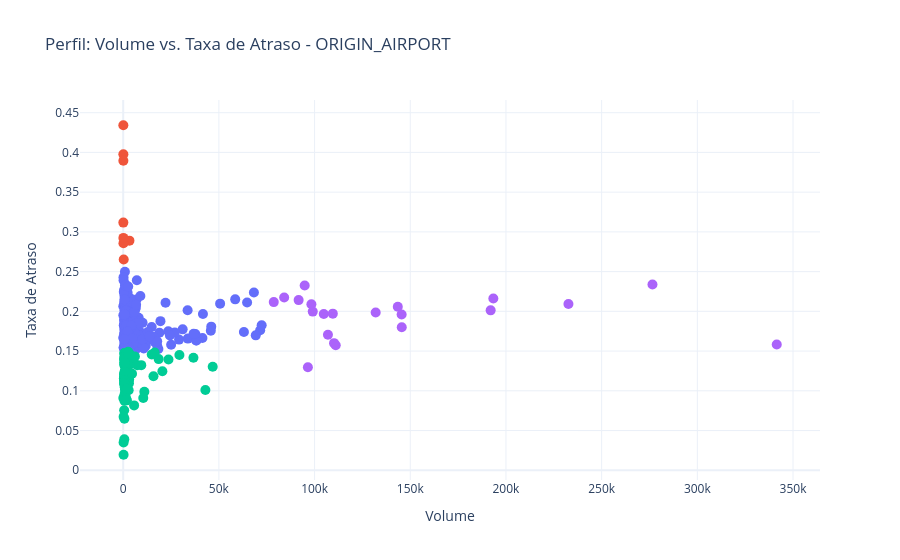

Notebook code cell kept with this figure:
### Code cell
plot_scatter(df_origin_airports_profile, 'FLIGHT_VOLUME', 'ORIGIN_AIRPORT_DELAY_RATE', 'ORIGIN_AIRPORT_PROFILE', 'ORIGIN_AIRPORT')

### Figure 1 — Plotly figure (JSON) as saved in the notebook; plotly's stock layout.template omitted (floating-point values rounded to 4 significant figures; data arrays with more than 128 entries replaced by an {"elided": "..."} marker saying what was removed)
{"data": [{"hovertemplate": "<b>%{text}</b><br>Volume: %{x}<br>Taxa de Atraso: %{y:.4f}<br><extra></extra>", "marker": {"size": 10}, "mode": "markers", "name": "0", "text": {"elided": "202 str values"}, "type": "scatter", "x": {"elided": "202 int values"}, "y": {"elided": "202 float values"}}, {"hovertemplate": "<b>%{text}</b><br>Volume: %{x}<br>Taxa de Atraso: %{y:.4f}<br><extra></extra>", "marker": {"size": 10}, "mode": "markers", "name": "3", "text": ["ADK", "ASE", "GST", "ILG", "MMH", "OTH", "PPG", "STC"], "type": "scatter", "x": [88, 3263, 76, 95, 140, 264, 106, 77], "y": [0.3977, 0.289, 0.4342, 0.3895, 0.2857, 0.2652, 0.2925, 0.3117]}, {"hovertemplate": "<b>%{text}</b><br>Volume: %{x}<br>Taxa de Atraso: %{y:.4f}<br><extra></extra>", "marker": {"size": 10}, "mode": "markers", "name": "2", "text": ["ADQ", "ALB", "ANC", "APN", "BET", "BFL", "BGR", "BIL", "BJI", "BLI", "BRO", "BTM", "BUF", "BUR", "BZN", "CAK", "CDC", "CDV", "CIU", "CLD", "CLL", "CMX", "CNY", "CPR", "DAB", "DIK", "DLG", "DVL", "EKO", "ESC", "EWN", "EYW", "FAI", "FCA", "FLG", "FNT", "GCC", "GEG", "GJT", "GPT", "GTF", "HIB", "HLN", "HNL", "HOB", "HRL", "IDA", "ILM", "IMT", "INL", "ISN", "ITO", "KOA", "LAR", "LCH", "LIH", "LRD", "LWS", "MDT", "MFE", "MHT", "MLB", "MOT", "MSO", "OGG", "PAH", "PDX", "PIH", "PIT", "PLN", "PSC", "PSE", "RDD", "RDM", "RKS", "SAT", "SCC", "SGU", "SIT", "SNA", "SUN", "TUS", "TVC", "TWF", "VEL", "WYS", "YAK", "YUM"], "type": "scatter", "x": [437, 7322, 15818, 546, 880, 2587, 363, 2851, 664, 704, 2258, 647, 16476, 18527, 3557, 5974, 572, 652, 596, 628, 2200, 619, 205, 1744, 1486, 918, 77, 466, 517, 554, 565, 1940, 2169, 1996, 1610, 4629, 982, 9440, 3122, 3514, 1944, 878, 1419, 42946, 547, 3021, 2225, 1838, 606, 556, 2479, 5708, 11052, 556, 1802, 10487, 2127, 588, 3210, 3294, 6115, 1322, 1820, 2053, 20477, 622, 46777, 652, 23669, 730, 2394, 738, 706, 2119, 670, 29375, 816, 1770, 1322, 36708, 867, 14922, 2660, 805, 200, 208, 650, 1854], "y": [0.1167, 0.1322, 0.1183, 0.1355, 0.1352, 0.1492, 0.1157, 0.1007, 0.1084, 0.09517, 0.1306, 0.06491, 0.1481, 0.1399, 0.1333, 0.1344, 0.1101, 0.1472, 0.1477, 0.1433, 0.1255, 0.1405, 0.01951, 0.1135, 0.1043, 0.1013, 0.09091, 0.1137, 0.07544, 0.09206, 0.1398, 0.1253, 0.1268, 0.1087, 0.1453, 0.1214, 0.09674, 0.1323, 0.1143, 0.1349, 0.08796, 0.1173, 0.09161, 0.101, 0.1225, 0.1096, 0.1034, 0.1393, 0.1122, 0.1205, 0.1456, 0.08164, 0.09881, 0.1205, 0.1321, 0.09097, 0.1302, 0.03912, 0.147, 0.1406, 0.1431, 0.1263, 0.1467, 0.1033, 0.1245, 0.1334, 0.1303, 0.08742, 0.1395, 0.1315, 0.1241, 0.1328, 0.1388, 0.1345, 0.1075, 0.1452, 0.125, 0.1034, 0.1422, 0.1415, 0.1349, 0.1457, 0.1466, 0.1043, 0.035, 0.06731, 0.1092, 0.1025]}, {"hovertemplate": "<b>%{text}</b><br>Volume: %{x}<br>Taxa de Atraso: %{y:.4f}<br><extra></extra>", "marker": {"size": 10}, "mode": "markers", "name": "1", "text": ["ATL", "BOS", "BWI", "CLT", "DEN", "DFW", "DTW", "EWR", "IAH", "JFK", "LAS", "LAX", "LGA", "MCO", "MDW", "MSP", "ORD", "PHX", "SEA", "SFO", "SLC"], "type": "scatter", "x": [341497, 104804, 84121, 99052, 193402, 232647, 106992, 98341, 143484, 91663, 131937, 192003, 94834, 109532, 78685, 111055, 276554, 145552, 110178, 145491, 96505], "y": [0.1582, 0.1966, 0.2173, 0.1997, 0.2161, 0.2092, 0.1706, 0.209, 0.2057, 0.2141, 0.1986, 0.2013, 0.2325, 0.1971, 0.2116, 0.1573, 0.2338, 0.18, 0.16, 0.1959, 0.1297]}], "layout": {"showlegend": false, "title": {"text": "Perfil: Volume vs. Taxa de Atraso - ORIGIN_AIRPORT"}, "xaxis": {"title": {"text": "Volume"}}, "yaxis": {"title": {"text": "Taxa de Atraso"}}}}
